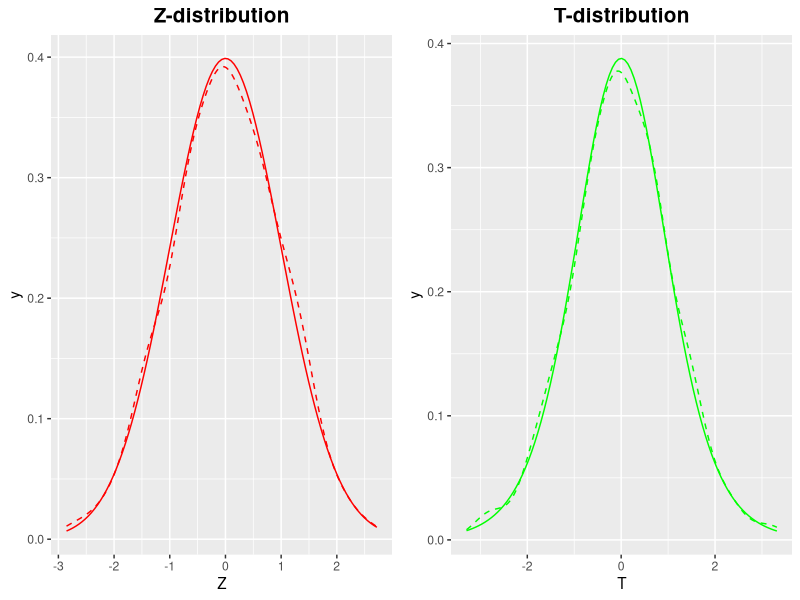
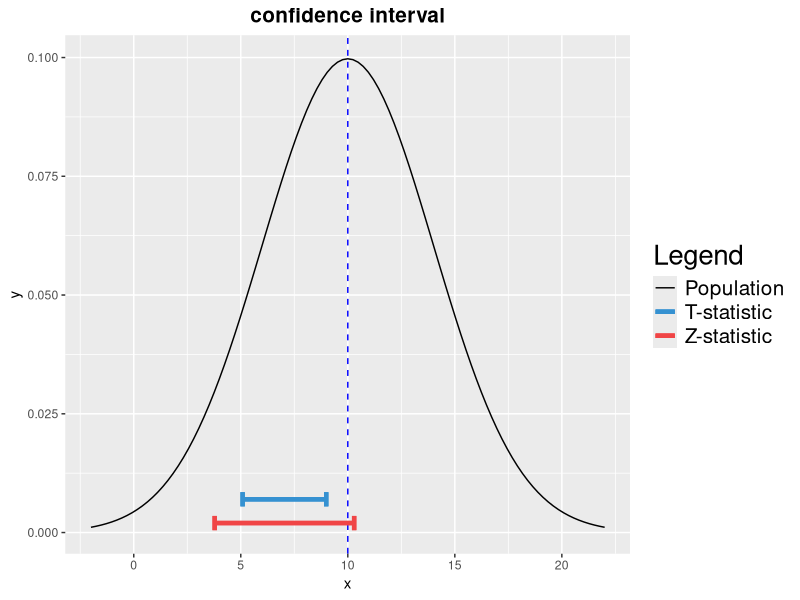
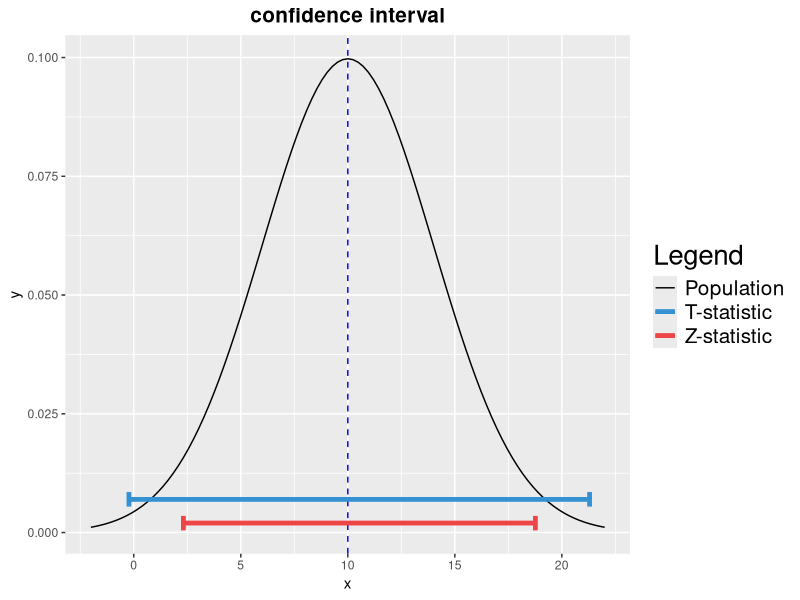
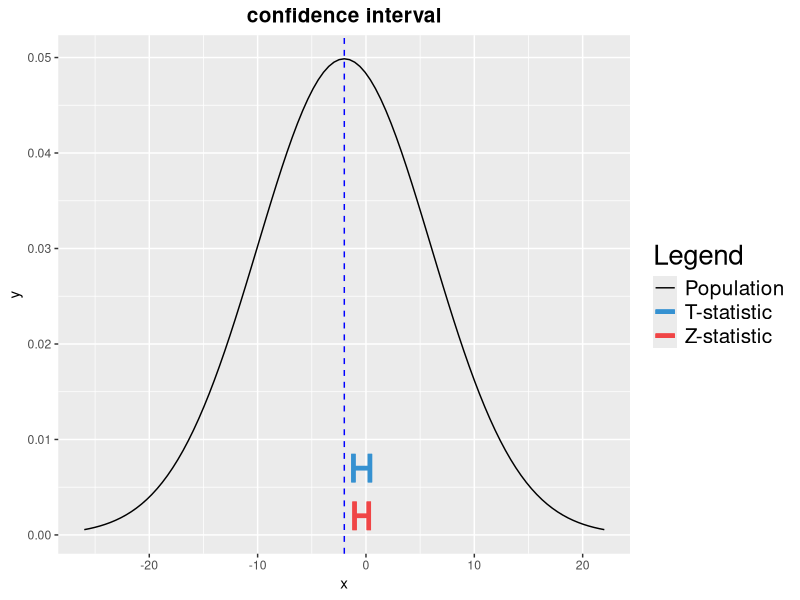
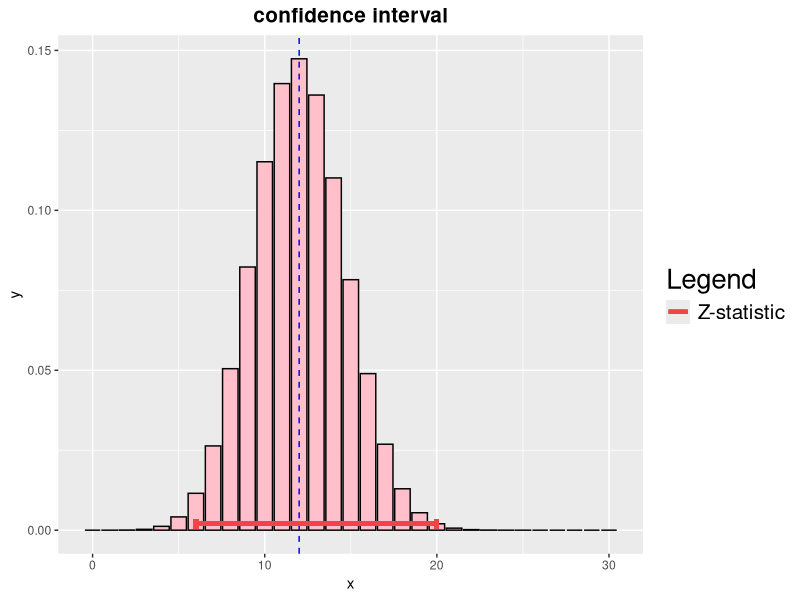
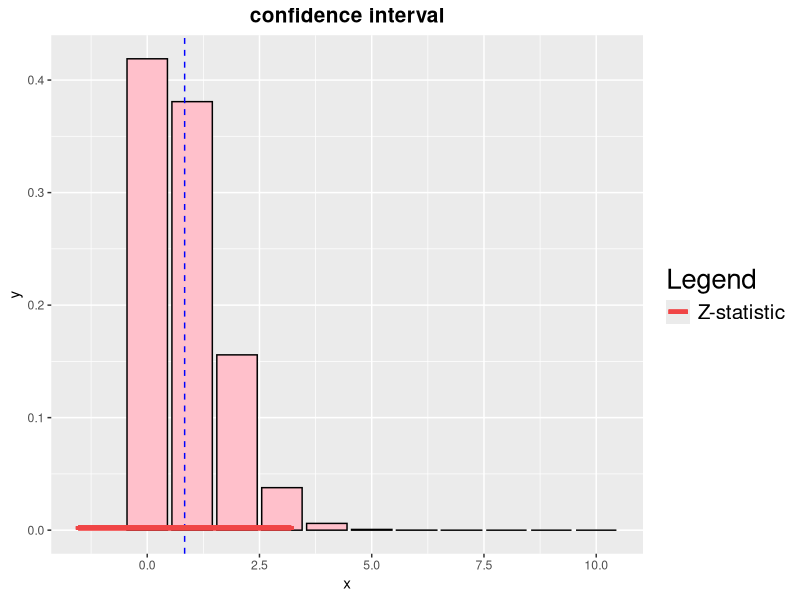
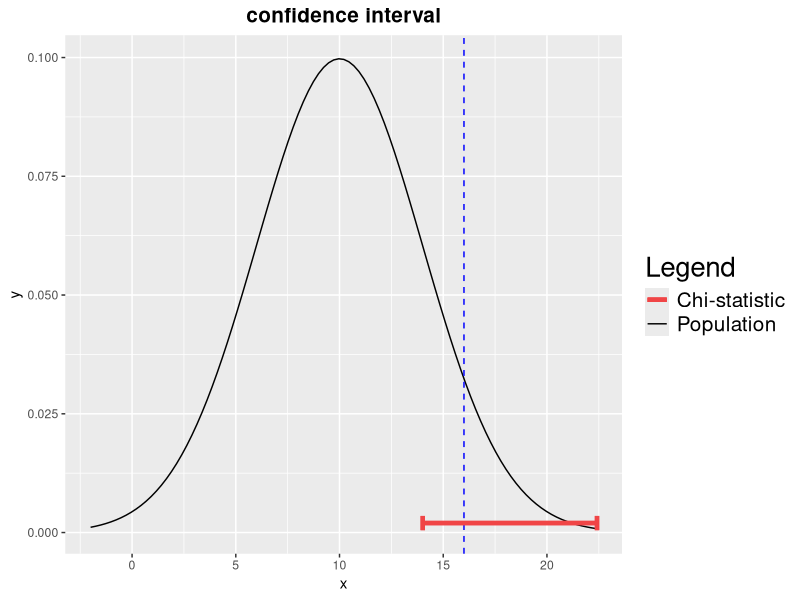
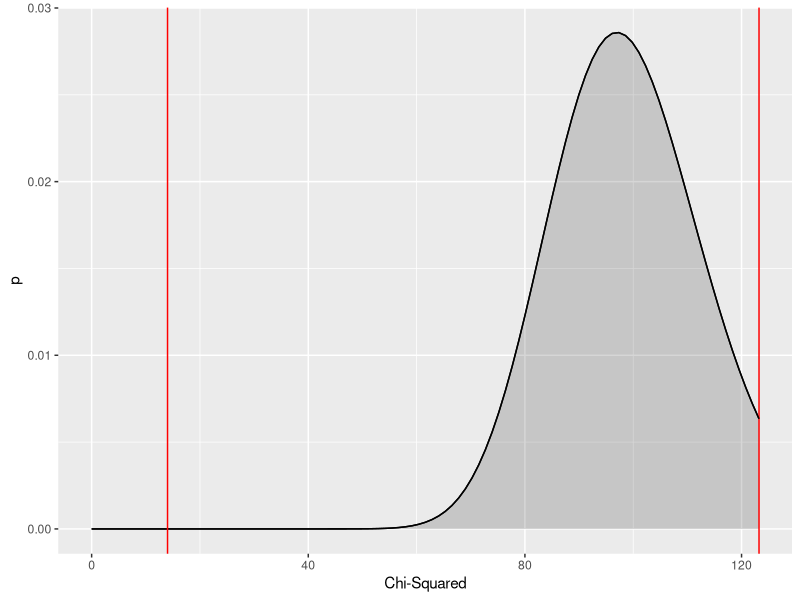

Write R code to recreate these figures, in order.
## ---- chunk 1
library(ggplot2)
library(cowplot)
library(matrixStats)

#set sample size (n), number of sample (n_samples), mean (mu) and sd (sigma)
n = 10
n_samples = 500
mu = 2
sigma = 5

#generate n_samples samples with n values from a normal distribution 
samples <- matrix(rnorm(n*n_samples, mu, sigma), nrow=n_samples ,ncol=n)

#calculate sample mean and sd
x_ = rowMeans(samples)
s = rowSds(samples)

#calculate the values of the Z and T random variables
Z = (x_-mu)/(sigma/sqrt(n))
T = (x_-mu)/(s/sqrt(n))

values = data.frame(cbind(Z,T))

#plot the density of our samples and the true Z-distribution
p1 <- ggplot(values, aes(x = Z)) + 
      stat_density(geom ="line", 
                   position="identity", 
                   color="red", 
                   linetype="dashed") +
      stat_function(fun=dnorm,
                    color="red",
                    args=list(mean=0, 
                              sd=1)) +
      ggtitle("Z-distribution") +
      theme(plot.title = element_text(hjust=0.5, face="bold", size="15"))

#plot the density of our samples and the true T-distribution
p2 <- ggplot(values, aes(x = T)) +
      stat_density(geom ="line", 
                   position="identity", 
                   color="green", 
                   linetype="dashed") + 
      stat_function(fun = dt,
                    color = "green",
                    args = list(df=n-1)) +
      ggtitle("T-distribution") +
      theme(plot.title = element_text(hjust=0.5, face="bold", size="15"))

plot_grid(p1, p2, ncol = 2, nrow = 1)

## ---- chunk 2

library(ggplot2)
library(cowplot)

plot_conf_from_normal <- function(mu, sigma, z_lower_b, z_upper_b, t_lower_b, t_upper_b) {
	cols <- c("Z-statistic"="#f04546","T-statistic"="#3591d1", "Population"="black")
    p <- ggplot(data = data.frame(x=c(mu-3*sigma, mu+3*sigma)), aes(x))  + 
      stat_function(aes(color="Population"),
                    fun=dnorm,
                    args=list(mean=mu, 
                              sd=sigma)) +
      geom_vline(xintercept=mu, color="blue", linetype="dashed") +
      geom_segment(aes(x=z_lower_b,xend=z_upper_b,y=0.002,yend=0.002, color="Z-statistic"), size=1.5)+
      geom_segment(aes(x=z_lower_b,xend=z_lower_b,y=0.0035,yend=0.0005, color="Z-statistic"), size=1.5)+
      geom_segment(aes(x=z_upper_b,xend=z_upper_b,y=0.0035,yend=0.0005, color="Z-statistic"), size=1.5)+
      geom_segment(aes(x=t_lower_b,xend=t_upper_b,y=0.007,yend=0.007, color="T-statistic"), size=1.5)+
      geom_segment(aes(x=t_lower_b,xend=t_lower_b,y=0.0085,yend=0.0055, color="T-statistic"), size=1.5)+
      geom_segment(aes(x=t_upper_b,xend=t_upper_b,y=0.0085,yend=0.0055, color="T-statistic"), size=1.5)+
      scale_colour_manual(name="Legend",values=cols) +
      ggtitle("confidence interval") +
      theme(plot.title = element_text(hjust=0.5, face="bold", size="15"),
            legend.title = element_text(size = 20),
            legend.text = element_text(size = 15))

      return(p)
}

plot_conf_from_binom <- function(p, n, z_lower_b, z_upper_b) {
	cols <- c("Z-statistic"="#f04546", "Population"="black")

	x  <- 0:n
    df <- data.frame(x = x, y = dbinom(x, n, p))

    p <- ggplot(df, aes(x = x, y = y)) + 
         geom_bar(stat = "identity", col = "black", fill = "pink") +
         geom_vline(xintercept=n*p, color="blue", linetype="dashed") +
         geom_segment(aes(x=z_lower_b,xend=z_upper_b,y=0.002,yend=0.002, color="Z-statistic"), size=1.5)+
         geom_segment(aes(x=z_lower_b,xend=z_lower_b,y=0.0035,yend=0.0005, color="Z-statistic"), size=1.5)+
         geom_segment(aes(x=z_upper_b,xend=z_upper_b,y=0.0035,yend=0.0005, color="Z-statistic"), size=1.5)+
         scale_colour_manual(name="Legend",values=cols) +
         ggtitle("confidence interval") +
         theme(plot.title = element_text(hjust=0.5, face="bold", size="15"),
               legend.title = element_text(size = 20),
               legend.text = element_text(size = 15))

      return(p)
}


plot_var_conf_from_normal <- function(mu, sigma, chi_lower_b, chi_upper_b) {
	cols <- c("Chi-statistic"="#f04546", "Population"="black")
    p <- ggplot(data = data.frame(x=c(mu-3*sigma, mu+3*sigma)), aes(x))  + 
      stat_function(aes(color="Population"),
                    fun=dnorm,
                    args=list(mean=mu, 
                              sd=sigma)) +
      geom_vline(xintercept=sigma**2, color="blue", linetype="dashed") +
      geom_segment(aes(x=chi_lower_b,xend=chi_upper_b,y=0.002,yend=0.002, color="Chi-statistic"), size=1.5)+
      geom_segment(aes(x=chi_lower_b,xend=chi_lower_b,y=0.0035,yend=0.0005, color="Chi-statistic"), size=1.5)+
      geom_segment(aes(x=chi_upper_b,xend=chi_upper_b,y=0.0035,yend=0.0005, color="Chi-statistic"), size=1.5)+
      scale_colour_manual(name="Legend",values=cols) +
      ggtitle("confidence interval") +
      theme(plot.title = element_text(hjust=0.5, face="bold", size="15"),
            legend.title = element_text(size = 20),
            legend.text = element_text(size = 15))

      return(p)
}
## ---- chunk 3

mu = 10
sigma = 4
n = 10
alpha = 0.99

sample = rnorm(n, mu, sigma)
x_ = mean(sample)
s = sd(sample)

z = qnorm(alpha+(1-alpha)/2)
z_lower_b = x_ - z*(sigma/sqrt(n))
z_upper_b = x_ + z*(sigma/sqrt(n))

t = qt(alpha+(1-alpha)/2, n-1)
t_lower_b = x_ - t*(s/sqrt(n))
t_upper_b = x_ + t*(s/sqrt(n))


cols <- c("Z-statistic"="#f04546","T-statistic"="#3591d1", "Population"="black")

p <- plot_conf_from_normal(mu, sigma, z_upper_b, z_lower_b, t_upper_b, t_lower_b)

p
## ---- chunk 4
mu = 10
sigma = 4
n = 10
alpha = 0.95

sample = rnorm(n, mu, sigma)
x_ = mean(sample)
s = sd(sample)

z = qnorm(alpha+(1-alpha)/2)
z_lower_b = x_ - z*(sigma*sqrt(1+(1/n)))
z_upper_b = x_ + z*(sigma*sqrt(1+(1/n)))

t = qt(alpha+(1-alpha)/2, n-1)
t_lower_b = x_ - t*(s*sqrt(1+(1/n)))
t_upper_b = x_ + t*(s*sqrt(1+(1/n)))


p <- plot_conf_from_normal(mu, sigma, z_upper_b, z_lower_b, t_upper_b, t_lower_b)

p
## ---- chunk 5
mu_1 = 17
mu_2 = 19
sigma_1 = 4
sigma_2 = 4
n_1 = 100
n_2 = 100
alpha = 0.98

sample_1 = rnorm(n_1, mu_1, sigma_1)
sample_2 = rnorm(n_2, mu_2, sigma_2)
x_1 = mean(sample_1)
x_2 = mean(sample_2)
s_1 = sd(sample_1)
s_2 = sd(sample_2)

z = qnorm(alpha+(1-alpha)/2)
z_lower_b = (x_1-x_2) - z*sqrt(sigma_1/n_1+sigma_2/n_2)
z_upper_b = (x_1-x_2) + z*sqrt(sigma_1/n_1+sigma_2/n_2)


v = ((s_1/n_1+s_2/n_2)**2)/(((s_1**2/n_1)**2/(n_1-1))+((s_2**2/n_2)**2/(n_2-1)))
t = qt(alpha+(1-alpha)/2, v)
t_lower_b = (x_1-x_2) - t*sqrt(s_1/n_1+s_2/n_2)
t_upper_b = (x_1-x_2) + t*sqrt(s_1/n_1+s_2/n_2)

p <- plot_conf_from_normal(mu_1-mu_2, sigma_1+sigma_2, z_upper_b, z_lower_b, t_upper_b, t_lower_b)

p
## ---- chunk 6

p = 0.4
q = 1- p
n = 30
alpha = 0.99

sample = rbinom(n, 1, p)
p_ = mean(sample)
q_ = (1-p_)


z = qnorm(alpha+(1-alpha)/2)
z_lower_b = p_ - z*sqrt((p_*q_)/n)
z_upper_b = p_ + z*sqrt((p_*q_)/n)

p1 <- plot_conf_from_binom(p, n, n*z_upper_b, n*z_lower_b)

p1
## ---- chunk 7
p_1 = 0.4
p_2 = 0.3
q_1 = 1-p_1
q_2 = 1-p_2
n_1 = 30
n_2 = 20
alpha = 0.09

sample_1 = rbinom(n_1, 1, p_1)
sample_2 = rbinom(n_2, 1, p_2)
p_1 = mean(sample_1)
p_2 = mean(sample_2)
q_1 = (1-p_1)
q_2 = (1-p_2)


z = qnorm((1-alpha)+(alpha)/2)
z_lower_b = (p_1-p_2) - z*sqrt(((p_1*q_1)/n_1)+((p_2*q_2)/n_2))
z_upper_b = (p_1-p_2) + z*sqrt(((p_1*q_1)/n_1)+((p_2*q_2)/n_2))

p1 <- plot_conf_from_binom(p_1-p_2, n_1-n_2, (n_1-n_2)*z_upper_b, (n_1-n_2)*z_lower_b)

p1
## ---- chunk 8
mu = 10
sigma = 4
n = 100
alpha = 0.10

sample = rnorm(n, mu, sigma)
x_ = mean(sample)
s = sd(sample)

v = n-1
chi_lower_v = qchisq(alpha/2, v)
chi_upper_v = qchisq(1-(alpha/2), v)

chi_lower_b = (n-1)*(s**2)/(chi_upper_v)
chi_upper_b = (n-1)*(s**2)/(chi_lower_v)



p <- plot_var_conf_from_normal(mu, sigma, chi_upper_b, chi_lower_b)

p2 <- ggplot(data.frame(x = c(0,chi_upper_b+30)), aes(x = x)) +
        stat_function(fun = dchisq, args = list(df = v)) +
        stat_function(fun = dchisq, 
                      args = list(df = v),
                      xlim = c(chi_upper_v,chi_upper_b+30),
                      geom = "area",
                      alpha=0.2) +
        geom_vline(xintercept = chi_upper_v,col="red") +
        stat_function(fun = dchisq, args = list(df = v)) +
        stat_function(fun = dchisq, 
                      args = list(df = v),
                      xlim = c(0,chi_lower_b),
                      geom = "area",
                      alpha=0.2) +
        geom_vline(xintercept = chi_lower_b,col="red") +
        labs(x = "Chi-Squared",y="p")

p; p2
